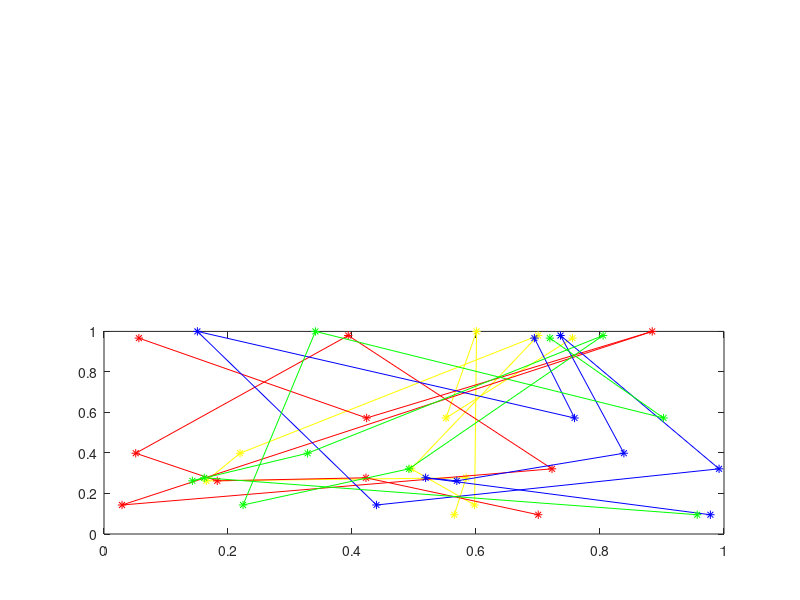

Recreate this plot in MATLAB.
clear all; 
% subplot(2,1,1);
x=rand(10, 1); % create 10 random values 
% plot(x, 'b*-');
% hold on
% Add a red line.
y=rand(10, 1);
plot(y, 'r*-');
subplot(2,1,2);
plot(rand(10, 1),x, 'y*-',rand(10, 1),x, 'r*-',rand(10, 1),x, 'b*-',rand(10, 1),x, 'g*-');
% Plot red line.  and the Yellow line would disappear because the hold is off
% subplot(4,1,2);
% plot(rand(10, 1), 'r*-');

